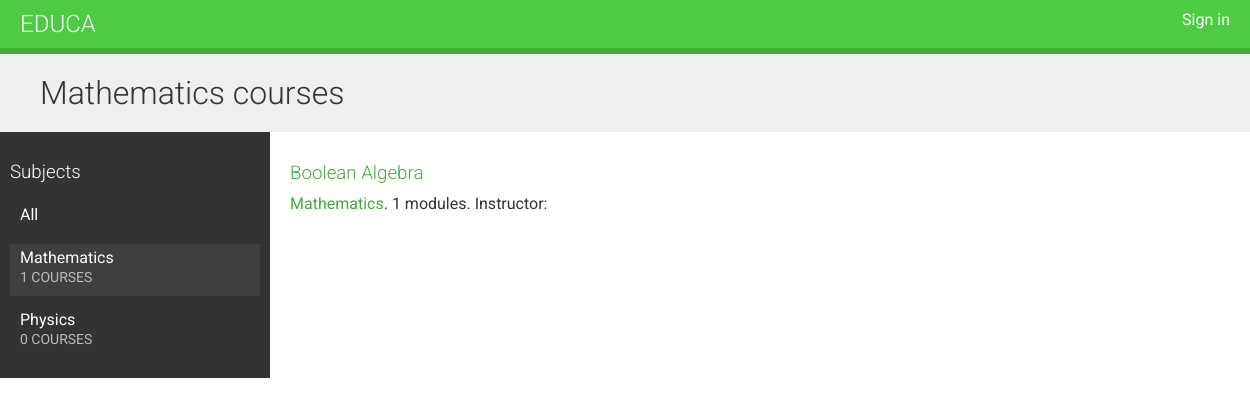
The app's page /course/subject/mathematics/ with its own data.
### courses/models.py (models this page shows, shortened)
class Subject(models.Model):
    title = models.CharField(max_length=200)
    slug = models.SlugField(max_length=200, unique=True)
    class Meta:
        ordering = ['title']
    def __str__(self):
        return self.title

class Course(models.Model):
    owner = models.ForeignKey(User,
                              related_name='courses_created',
                              on_delete=models.CASCADE)
    subject = models.ForeignKey(Subject,
                                related_name='courses',
                                on_delete=models.CASCADE)
    title = models.CharField(max_length=200)
    slug = models.SlugField(max_length=200, unique=True)
    overview = models.TextField()
    created = models.DateTimeField(auto_now_add=True)
    students = models.ManyToManyField(User,
                                      related_name='courses_joined',
                                      blank=True)
    class Meta:
        ordering = ['-created']

### courses/views.py (the view)
class CourseListView(TemplateResponseMixin, View):
    model = Course
    template_name = 'courses/course/list.html'
    def get(self, request, subject=None):
        subjects = cache.get('all_subjects')
        if not subjects:
            subjects = Subject.objects.annotate(
                            total_courses=Count('courses'))
            cache.set('all_subjects', subjects)
        all_courses = Course.objects.annotate(
                           total_modules=Count('modules'))
        if subject:
            subject = get_object_or_404(Subject, slug=subject)
            key = f'subject_{subject.id}_courses'
            courses = cache.get(key)
            if not courses:
                courses = all_courses.filter(subject=subject)
                cache.set(key, courses)
        else:
            courses = cache.get('all_courses')
            if not courses:
                courses = all_courses
                cache.set('all_courses', courses)
        return self.render_to_response({'subjects': subjects,
                                        'subject': subject,
                                        'courses': courses})

### courses/templates/courses/course/list.html (shortened to what this page needs)
{% extends "base.html" %}
{% block content %}
  <h1>
    {% if subject %}
      {{ subject.title }} courses
    {% else %}
      All courses
    {% endif %}
  </h1>
  <div class="contents">
    <h3>Subjects</h3>
    <ul id="modules">
      <li {% if not subject %}class="selected"{% endif %}>
        <a href="{% url "course_list" %}">All</a>
      </li>
      {% for s in subjects %}
        <li {% if subject == s %}class="selected"{% endif %}>
          <a href="{% url "course_list_subject" s.slug %}">
            {{ s.title }}
            <br><span>{{ s.total_courses }} courses</span>
          </a>
        </li>
      {% endfor %}
    </ul>
  </div>
  <div class="module">
    {% for course in courses %}
      {% with subject=course.subject %}
        <h3>
          <a href="{% url "course_detail" course.slug %}">
            {{ course.title }}
          </a>
        </h3>
        <p>
          <a href="{% url "course_list_subject" subject.slug %}">{{ subject }}</a>.
            {{ course.total_modules }} modules.
            Instructor: {{ course.owner.get_full_name }}
        </p>
      {% endwith %}
    {% endfor %}
  </div>
{% endblock %}

### courses/templates/base.html (shortened to what this page needs)
{% load static %}
<!DOCTYPE html>
<html>
<head>
  <link href="{% static "css/base.css" %}" rel="stylesheet">
</head>
<body>
  <div id="header">
    <a href="/" class="logo">Educa</a>
    <ul class="menu">
      {% if request.user.is_authenticated %}
        <li><a href="{% url "logout" %}">Sign out</a></li>
      {% else %}
        <li><a href="{% url "login" %}">Sign in</a></li>
      {% endif %}
    </ul>
  </div>
  <div id="content">
    {% block content %}
    {% endblock %}
  </div>
</body>
</html>

### courses/static/css/base.css (style rules this page uses)
body { margin:0; font-family:'Roboto', sans-serif; font-weight:400; color:#333; }
a { color:#3fad37; text-decoration:none; }
ul { float:left; }
h1, h2, h3, h4, h5, h6 { font-family:'Roboto', sans-serif; font-weight:300; }
h1 { background:#efefef; width:100%; overflow:auto; padding:20px 0 20px 40px; margin:0; }
.module { padding:10px 20px; float:left; width:600px; }
.module h3 { margin:20px 0 0; padding:0; width:100%; }
.module p { margin:10px 0 20px; width:100%; float:left; }
#header { background:#4dcc43; overflow:auto; padding:10px 20px; border-bottom:6px solid #3fad37; }
#header .logo { text-decoration:none; font-family:'Roboto', sans-serif; font-weight:300; text-transform:uppercase; font-size:24px; color:#fff; float:left; }
#header a { color:#fff; }
#header .menu { list-style:none; float:right; margin:0; padding:0; }
.contents { width:20%; padding:10px; float:left; background:#333; color: #fff; font-family:'Roboto', sans-serif; }
.contents ul { list-style:none; margin:0; padding:0; width:100%; }
.contents ul li { margin:0 0 10px 0; padding:4px 10px 10px; overflow:auto; cursor:move; }
.contents ul li.selected { background:#3f3f3f; }
.contents ul span { text-transform:uppercase; color:#bbb; font-size:14px; }
.contents ul a { display:block; color:#fff; text-decoration:none; }

### records on screen
Subject: title "Mathematics", total_courses "1"
Subject: title "Physics", total_courses "0"
Course: title "Boolean Algebra", subject "Mathematics", total_modules "1"
